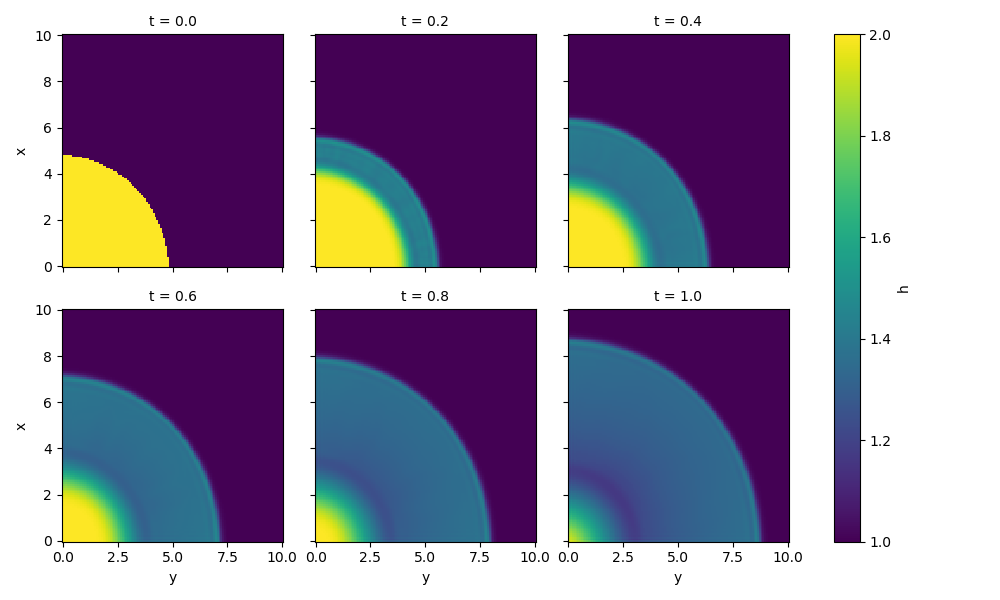

Reproduce this figure in Python.
r"""
Two dimension dam break study case.
===================================

The dam break is known to be difficult to solve numericaly due to its initial
discontinuity.

It simulate the behavior of a column of fluid confined by wall. At the initial
time, the wall is removed, leading to a wave propagation.

The shallow water equation will modelise the fluid dynamic and is described
by the equation below :

.. math::

    \begin{cases}
        \frac{\partial h}{\partial t} + \frac{\partial h}{\partial x} + \frac{\partial h}{\partial y} &= 0 \\
        \frac{\partial u}{\partial t} + u\,\frac{\partial u}{\partial x} + v\,\frac{\partial u}{\partial y} &= -g\,\frac{\partial h}{\partial x}\\
        \frac{\partial v}{\partial t} + u\,\frac{\partial v}{\partial x} + v\,\frac{\partial v}{\partial y} &= -g\,\frac{\partial h}{\partial y}
    \end{cases}

This example will focus on 2D dam break, with wall at the boundaries (simulated
as no-flux boundary) and a curved dam.
"""

import skfdiff as sf
import numpy as np
from scipy.ndimage import gaussian_filter
import pylab as plt

###############################################################################
# Model definition
# ----------------
#
# The PDE has to be written. It is just the RHS of the model as defined earlier
# written as :math:`\frac{\partial U}{\partial t} = F(U)`.
# Moreover, in that specific case, we will also specify that the advective
# terms has to be discretized with an upwind scheme to mitigate the numerical
# errors that will occur at the discontinuity. This is especially needed as
# we do not have diffusion at all in the model that could smooth the numerical
# errors.
#
# Boundary conditions
# +++++++++++++++++++
#
# The boundary condition will be empty, and will fallback to scikit-fdiff
# default (no-flux condition at every boundaries).

shallow_2D = sf.Model(
    [
        "-dx(h * u) - dy(h * v)",
        "-upwind(u, u, x, 2) - upwind(v, u, y, 2) - g * dxh",
        "-upwind(u, v, x, 2) - upwind(v, v, y, 2) - g * dyh",
    ],
    ["h(x, y)", "u(x, y)", "v(x, y)"],
    parameters=["g"],
)


###############################################################################
# Filter post-process
# -------------------
#
# As the discontinuity will be still harsh to handle by a "simple" finite
# difference solver (a finite volume solver is usually the tool you will need),
# we will use a gaussian filter that will be applied to the fluid height. This
# will smooth the oscillation (generated by numerical errors). This can be seen
# as a way to introduce numerical diffusion to the system, often done by adding
# a diffusion term in the model. The filter has to be carefully tuned (the same
# way an artificial diffusion has its coefficient diffusion carefully chosen)
# to smooth the numerical oscillation without affecting the physical behavior
# of the simulation.


def filter_instabilities(simul):
    simul.fields["h"] = ("x", "y"), gaussian_filter(simul.fields["h"], 0.46)


###############################################################################
# Initial condition
# -----------------
#
# A quarter of a circle has been chosen as initial condition, with the fluid
# inside the bottom left of the domain being higher that the rest of the
# domain.

x = y = np.linspace(0, 10, 128)
xx, yy = np.meshgrid(x, y, indexing="ij")
u = v = np.zeros_like(xx)
h = np.where(xx ** 2 + yy ** 2 < 5 ** 2, 2, 1)
fields = shallow_2D.Fields(x=x, y=y, u=u, v=v, h=h, g=9.81)


###############################################################################
# Simulation configuration
# ------------------------
#
# The only subtility is that the time-stepping will be desactivated. The
# problem  does not need to have a variable time-step, and a properly chosen
# one will garanty us a good resolution.

simul = shallow_2D.init_simulation(fields, 0.01, tmax=1, time_stepping=False)
simul.add_post_process("filter", filter_instabilities)
container_shallow = simul.attach_container()
t_max, fields_final = simul.run()

container_shallow.data.h[::20].plot(col="t", col_wrap=3)
plt.savefig("2D_dam_break.png")
###############################################################################
# .. image:: ../../_static/2D_dam_break.png
#
